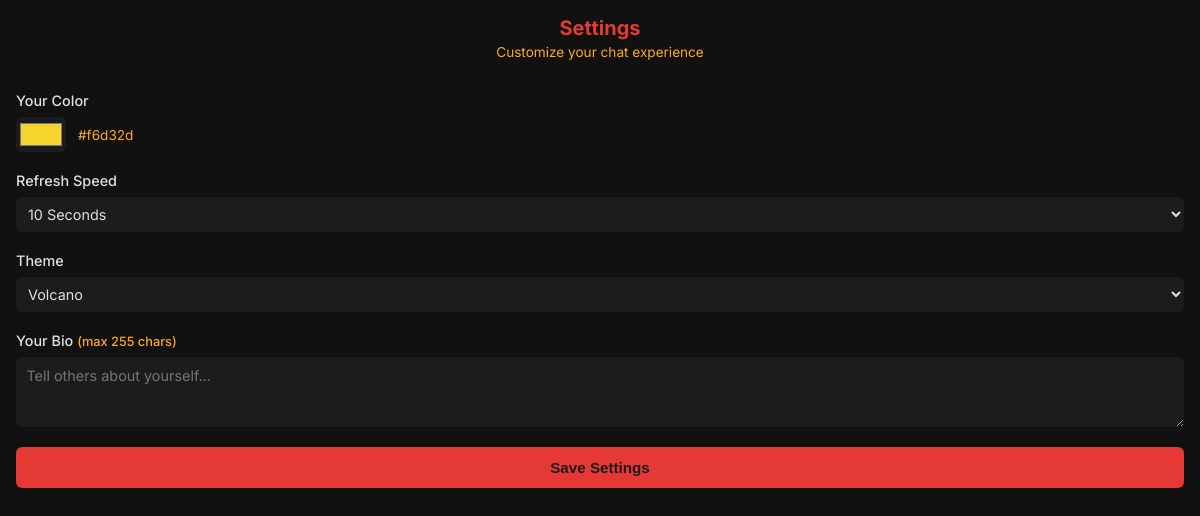
Page /settings.php (signed in) on the committed database.
### tables this page shows
CREATE TABLE users (
            id INTEGER PRIMARY KEY AUTOINCREMENT,
            username TEXT UNIQUE NOT NULL,
            password TEXT NOT NULL,
            role TEXT DEFAULT 'guest' NOT NULL,
            message_count INTEGER DEFAULT 0 NOT NULL,
            chat_color TEXT DEFAULT '#bb86fc' NOT NULL,
            refresh_interval INTEGER DEFAULT 5 NOT NULL,
            theme TEXT DEFAULT 'default' NOT NULL,
            bio TEXT,
            created_at DATETIME DEFAULT CURRENT_TIMESTAMP,
            last_activity DATETIME DEFAULT CURRENT_TIMESTAMP
        , show_online_users TINYINT(1) DEFAULT 0, show_settings TINYINT(1) DEFAULT 0);

### settings.php (the view, shortened to what this page needs)
<?php
require_once 'config.php';
try {
    $stmt = $pdo->prepare("SELECT chat_color, refresh_interval, theme, role, bio FROM users WHERE id = ?");
    $stmt->execute([$_SESSION['user_id']]);
    $user_settings = $stmt->fetch(PDO::FETCH_ASSOC);
    $current_color = $user_settings['chat_color'] ?? '#89b4fa';
    $current_interval = $user_settings['refresh_interval'] ?? 5;
    $current_theme = $user_settings['theme'] ?? 'default';
    $current_role = $user_settings['role'] ?? 'guest';
    $current_bio = $user_settings['bio'] ?? '';
} catch (PDOException $e) {
    $current_color = '#89b4fa';
    $current_interval = 5;
    $current_theme = 'default';
    $current_role = 'guest';
    $current_bio = '';
    $_SESSION['feedback_message'] = 'Database may need to be updated.';
}
$all_themes = ['default', 'light', 'dark', 'visibility', 'neon', 'ocean', 'forest', 'volcano', 'chaos', 'rainbow', 'rotten', 'metal'];
$guest_themes = ['default', 'light', 'dark'];
$current_role_value = ROLES[$current_role] ?? 0;
?>
<!DOCTYPE html>
<html lang="en">
<head>
    <link rel="stylesheet" href="styles.css">
    <?php if ($current_theme !== 'default'): ?>
        <link rel="stylesheet" href="data/themes/<?= htmlspecialchars($current_theme) ?>.css">
    <?php endif; ?>
</head>
<body>
    <div class="header">
        <h1>Settings</h1>
        <p class="intro-text">Customize your chat experience</p>
    </div>
    <div class="scrollable-form-area">
        <form method="POST" action="index.php" target="_parent" class="settings-form">
            <div class="setting-wrapper">
                <label for="chat_color">Your Color</label>
                <div class="input-row">
                    <input type="color" id="chat_color" name="chat_color" value="<?= htmlspecialchars($current_color) ?>">
                    <span style="font-size: 0.85rem; color: var(--subtle-text);"><?= htmlspecialchars($current_color) ?></span>
                </div>
            </div>
            <div class="setting-wrapper">
                <label for="refresh_interval">Refresh Speed</label>
                <select id="refresh_interval" name="refresh_interval">
                    <option value="10" <?= $current_interval == 10 ? 'selected' : '' ?>>10 Seconds</option>
                </select>
            </div>
            <div class="setting-wrapper">
                <label for="theme">Theme</label>
                <select id="theme" name="theme">
                    <?php
                    $available_themes = ($current_role_value >= ROLES['member']) ? $all_themes : $guest_themes;
                    foreach ($all_themes as $theme) {
                        if (in_array($theme, $available_themes)) {
                            $selected = ($current_theme == $theme) ? 'selected' : '';
                            echo "<option value=\"" . htmlspecialchars($theme) . "\" $selected>" . ucfirst(str_replace('_', ' ', $theme)) . "</option>";
                        }
                    }
                    ?>
                </select>
            </div>
            <div class="setting-wrapper">
                <label for="bio">Your Bio <span style="color: var(--subtle-text); font-size: 0.8rem;">(max 255 chars)</span></label>
                <textarea id="bio" name="bio" maxlength="255" placeholder="Tell others about yourself..."><?= htmlspecialchars($current_bio) ?></textarea>
            </div>
            <button type="submit" class="button">Save Settings</button>
        </form>
    </div>
</body>
</html>

### styles.css (style rules this page uses)
:root { --background: #1e1e2e; --surface: #27293d; --text: #cdd6f4; --primary: #8c78e9; --subtle-text: #89b4fa; --error: #f38ba8; --error-bg: rgba(243, 139, 168, 0.1); }
* { box-sizing: border-box; }
body { font-family: 'Inter', 'Segoe UI', sans-serif; background-color: var(--background); color: var(--text); margin: 0; padding: 0; overflow: hidden; }
.button { color: var(--text); text-decoration: none; font-weight: 500; padding: 8px 16px; border-radius: 8px; transition: all 0.2s ease; background-color: rgba(255, 255, 255, 0.05); border: 1px solid rgba(255, 255, 255, 0.1); cursor: pointer; display: inline-flex; align-items: center; justify-content: center; white-space: nowrap; box-shadow: 0 1px 3px rgba(0,0,0,0.1); }

### data/themes/volcano.css (style rules this page uses)
:root { --background: #111111; --surface: #1c1c1c; --text: #e0e0e0; --primary: #e53935; --subtle-text: #ffa726; --error: #e53935; --error-bg: rgba(229, 57, 53, 0.15); }
.button, .auth-container, .message-form input, textarea, blockquote, .auth-container input[type="text"], .auth-container input[type="password"] { border-radius: 4px; }
.button { background-color: rgba(229, 57, 53, 0.1); border: 1px solid var(--primary); color: var(--primary); }

### settings.php (style rules this page uses)
* { margin: 0; padding: 0; box-sizing: border-box; }
html, body { height: 100%; overflow: hidden; }
body { background-color: var(--background); color: var(--text); display: flex; flex-direction: column; font-family: 'Inter', sans-serif; }
.header { flex-shrink: 0; padding: 1rem; text-align: center; border-bottom: 1px solid var(--border); }
h1 { color: var(--primary); font-size: 1.25rem; margin-bottom: 0.25rem; }
.intro-text { font-size: 0.85rem; color: var(--subtle-text); }
.scrollable-form-area { flex: 1; overflow-y: auto; padding: 1rem; -ms-overflow-style: none; scrollbar-width: none; }
.settings-form { max-width: 100%; width: 100%; display: flex; flex-direction: column; gap: 1.25rem; padding-bottom: 2rem; }
.setting-wrapper { display: flex; flex-direction: column; gap: 0.5rem; align-items: stretch; }
.setting-wrapper label { font-size: 0.9rem; font-weight: 500; color: var(--text); }
.input-row { display: flex; align-items: center; gap: 0.75rem; }
input[type="color"] { width: 50px; height: 35px; border: 2px solid var(--border); border-radius: 6px; cursor: pointer; padding: 2px; background: var(--surface); }
select { flex: 1; padding: 0.5rem; border: 1px solid var(--border); border-radius: 6px; background-color: var(--surface); color: var(--text); font-family: 'Inter', sans-serif; font-size: 0.9rem; cursor: pointer; min-width: 0; }
textarea { width: 100%; min-height: 70px; padding: 0.65rem; border-radius: 6px; border: 1px solid var(--border); background-color: var(--surface); color: var(--text); font-family: 'Inter', sans-serif; font-size: 0.9rem; resize: vertical; }
.button { width: 100%; padding: 0.75rem; background: var(--primary); color: var(--surface); border: none; border-radius: 6px; font-weight: 600; font-size: 0.95rem; cursor: pointer; transition: all 0.2s; }

### rows in the picture
users: chat_color "#f6d32d", refresh_interval "10 Seconds", theme "Volcano"
